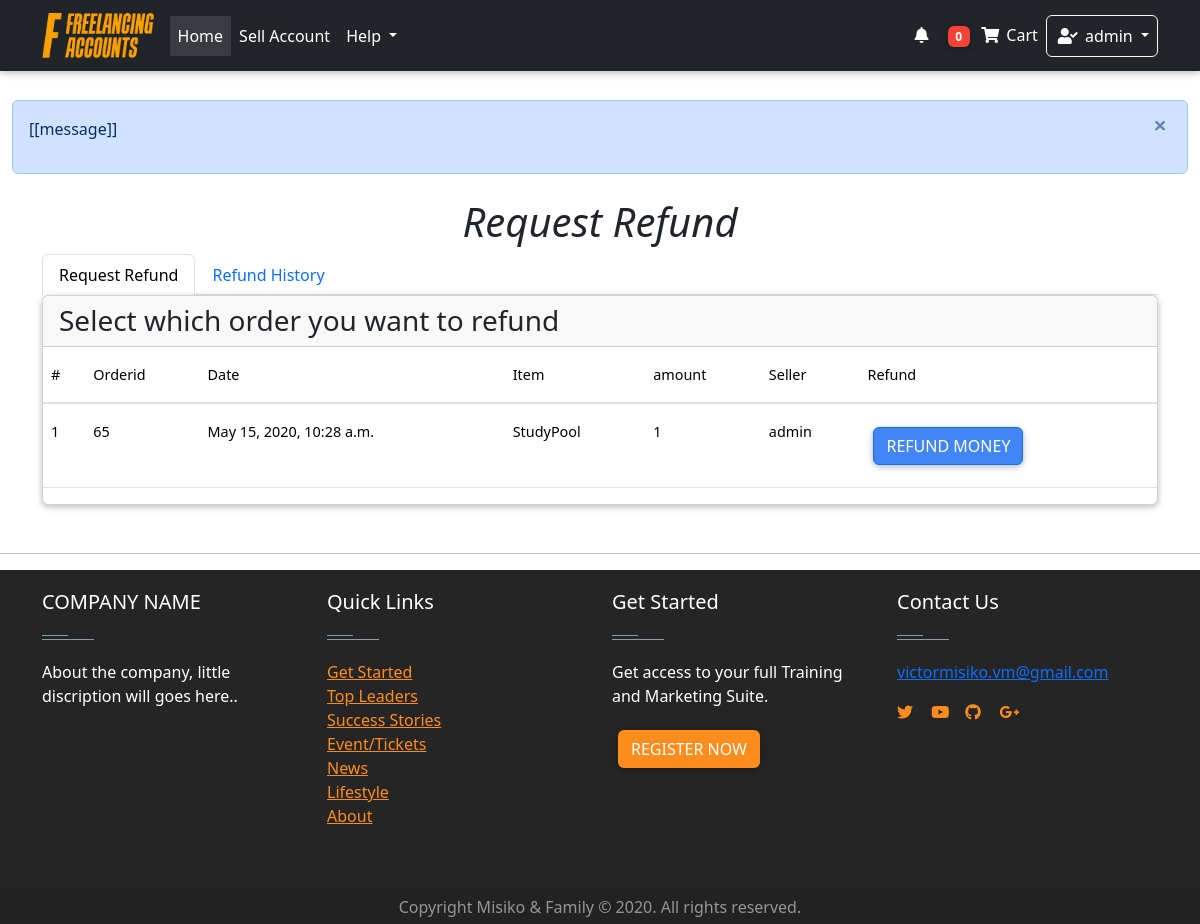
The app's page /dashboard/refund/ (signed in), older data.
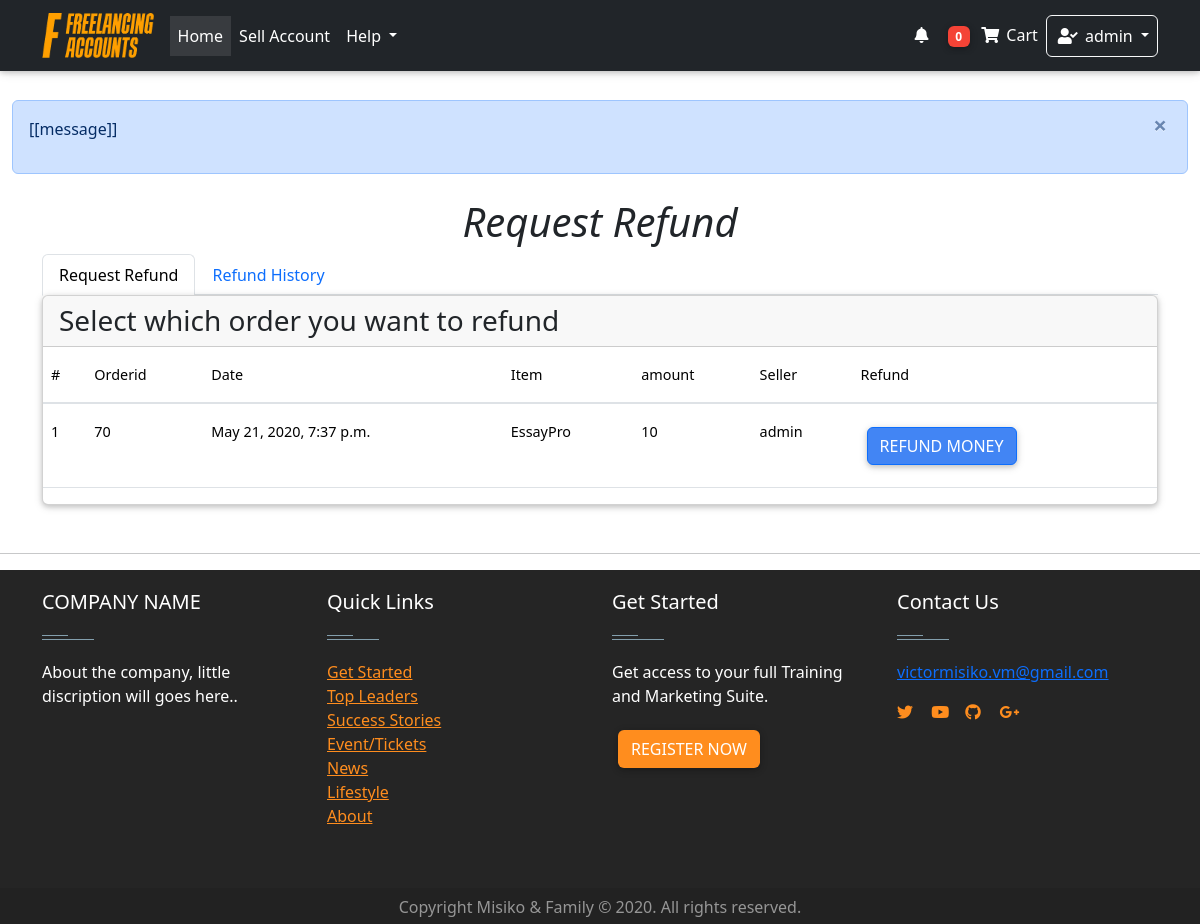
The same page, newer data.
### Home/models.py (models this page shows, shortened)
class Order(models.Model):
    user = models.ForeignKey(settings.AUTH_USER_MODEL,on_delete = models.CASCADE)
    items = models.ManyToManyField(OrderItem)
    start_date = models.DateField(auto_now_add = True)
    ordered_date = models.DateTimeField()
    ordered = models.BooleanField(default = False)
    seller = models.ForeignKey(settings.AUTH_USER_MODEL,on_delete = models.CASCADE, related_name="user", blank=True, null = True)
    amount = models.IntegerField(default=0.0)
    released = models.BooleanField(default=False)
    refund = models.BooleanField(default=False)
    billing_address = models.ForeignKey(
        "BillingAddress", on_delete = models.SET_NULL, blank = True, null = True)

class OrderItem(models.Model):
    user = models.ForeignKey(settings.AUTH_USER_MODEL,on_delete = models.CASCADE)
    item = models.ForeignKey(Item, on_delete = models.CASCADE)
    quantity = models.IntegerField(default= 1)
    ordered = models.BooleanField(default = False)

class Item(models.Model):
    created_by = models.ForeignKey(settings.AUTH_USER_MODEL,on_delete = models.CASCADE,blank = True, null = True, editable = False)
    created_at = models.DateTimeField(auto_now_add= True, blank = True, null = True )
    title = models.CharField(max_length = 100)
    price = models.FloatField(default = 0.0)
    discountprice = models.FloatField(blank= True, null = True)
    category = models.CharField(choices = Category_choices, max_length=2)
    label = models.CharField(choices = Label_choices, max_length=1)
    Level = models.CharField(choices = Level_choices, max_length = 15 ,blank= True, null = True)
    finished_orders = models.IntegerField(default = 1)
    rating = models.IntegerField(default = 50 )
    Reviews =models.IntegerField( default = 1)
    profile = models.CharField( max_length = 20)
    description = models.TextField()
    diplay_pic = models.ImageField(upload_to = "display_pics/%Y%m%d/", max_length =255 )
    contact = models.CharField(max_length=15 ,null = True,blank= True)

### dashboard/views.py (the view)
# urls.py: path("refund/", views.RefundView.as_view(), name = "refund"),
class RefundView(generic.ListView):
    model = Order
    template_name = "dashboard/refund.html"
    def get_queryset(self):
        queryset =  super(RefundView, self).get_queryset()
        queryset = queryset.filter(user = self.request.user, ordered= True, refund=False, released =False)
        return queryset
    def get_context_data(self, **kwargs):
        context = super(RefundView, self).get_context_data(**kwargs)
        refund = Refund.objects.filter(user = self.request.user).order_by("-date")
        context["refund"] = refund
        return context

### Home/templatetags/cart_template_tags.py (called while the page is built)
@register.filter
def cart_item_count(user):
    if user.is_authenticated:
        qs = Order.objects.filter(user = user, ordered = False)
        if qs.exists():
            return qs[0].items.count()
    return 0

@register.filter
def account_cash(user):
    if user.is_authenticated:
        qs = AccountsModel.objects.get(user= user)
        amount= qs.amount
        return amount

### Home/templatetags/login_tag.py (called while the page is built)
@register.inclusion_tag('logins/login_form.html')
def login_form_tag(current_page=None):
    return {'loginform': LoginForm(),
            'redirect_to': current_page}

### Home/templates/dashboard/refund.html (shortened to what this page needs)
<!DOCTYPE html>
{% extends 'base.html'%}
{% block content%}
<Main class="container">
    <h1 class="text-center "> <i> Request Refund </i></h1>
  <ul class="nav nav-tabs md-tabs " id="myTabMD" role="tablist">
    <li class="nav-item">
      <a class="nav-link active" id="home-tab-md" data-toggle="tab" href="#home-md" role="tab" aria-controls="home-md"
        aria-selected="true">Request Refund</a>
    </li>
    <li class="nav-item">
      <a class="nav-link" id="profile-tab-md" data-toggle="tab" href="#profile-md" role="tab" aria-controls="profile-md"
        aria-selected="false">  Refund History  </a>
    </li>
  </ul>
  <div class="tab-content " id="myTabContentMD">
    <div class="tab-pane fade show active" id="home-md" role="tabpanel" aria-labelledby="home-tab-md">
      <div class="card">
        <h3 class="card-header"> Select which order you want to refund</h3>
        <div class="table-responsive  text-nowrap">
            <table class="table table-hover ">
              <thead>
                <tr>
                  <th>#</th>
                  <th>Orderid</th>
                  <th>Date</th>
                  <th>Item</th>
                  <th>amount</th>
                  <th>Seller</th>
                  <th>Refund</th>
                </tr>
              </thead>
              <tbody>
               {% for object in object_list%}
                <tr style="height:min-content">
                  <th scope="row">{{forloop.counter}}</th>
                  <td>{{ object.id }}</td>
                  <td>{{ object.ordered_date }}</td>
                  <td>
                    {% for obj in object.items.all %}
                    <p> {{ obj.item.title }} </p>
                  {% endfor %}
                  </td>
                  <td>{{ object.amount }}</td>
                  <td>{{ object.seller }}</td>
                  <td>
                    <button id="btn"  class="btn btn-primary" onclick="refund(this);" data-toggle="modal" data-target="#modalRegisterForm">Refund Money</button>
                  </td>
                </tr>
                {% empty %}
                <tr>
                  <th scope="row"></th>
                  <td colspan="5"> You have no previous orders to refund you Money </td>
                </tr>
                {% endfor %}
              </tbody>
            </table>
          </div>
    </div>
    </div>
  </div>
</Main>
<hr class="mt-5">
{% endblock %}

Row changes from the older to the newer data that the page shows:
no longer on this page (row edited): Order: id "65", ordered_date "May 15, 2020, 10:28 a.m.", amount "1", seller "admin"
no longer on this page (row unchanged): OrderItem: item "StudyPool", shown under "65"
added Order: id "70", ordered_date "May 21, 2020, 7:37 p.m.", amount "10", seller "admin"
now on this page (row unchanged): OrderItem: item "EssayPro", shown under "70"
